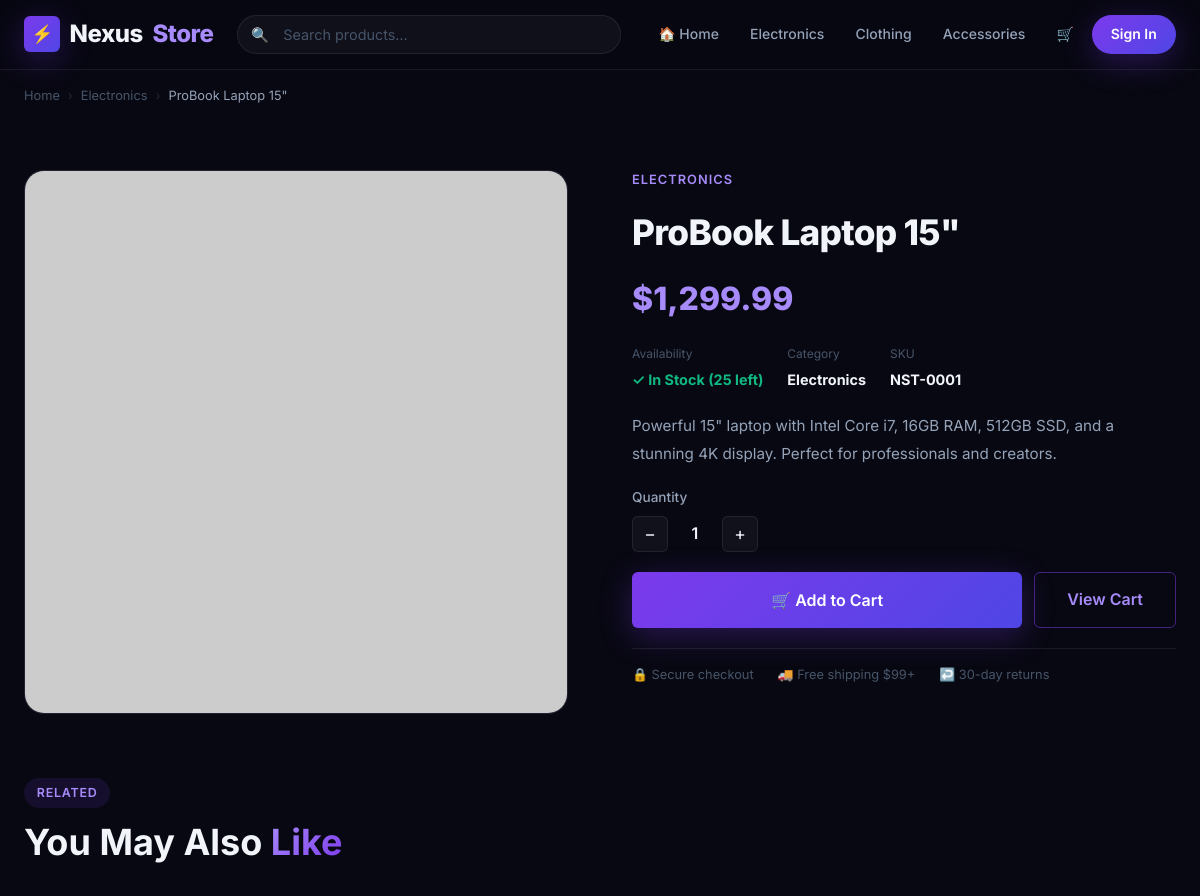
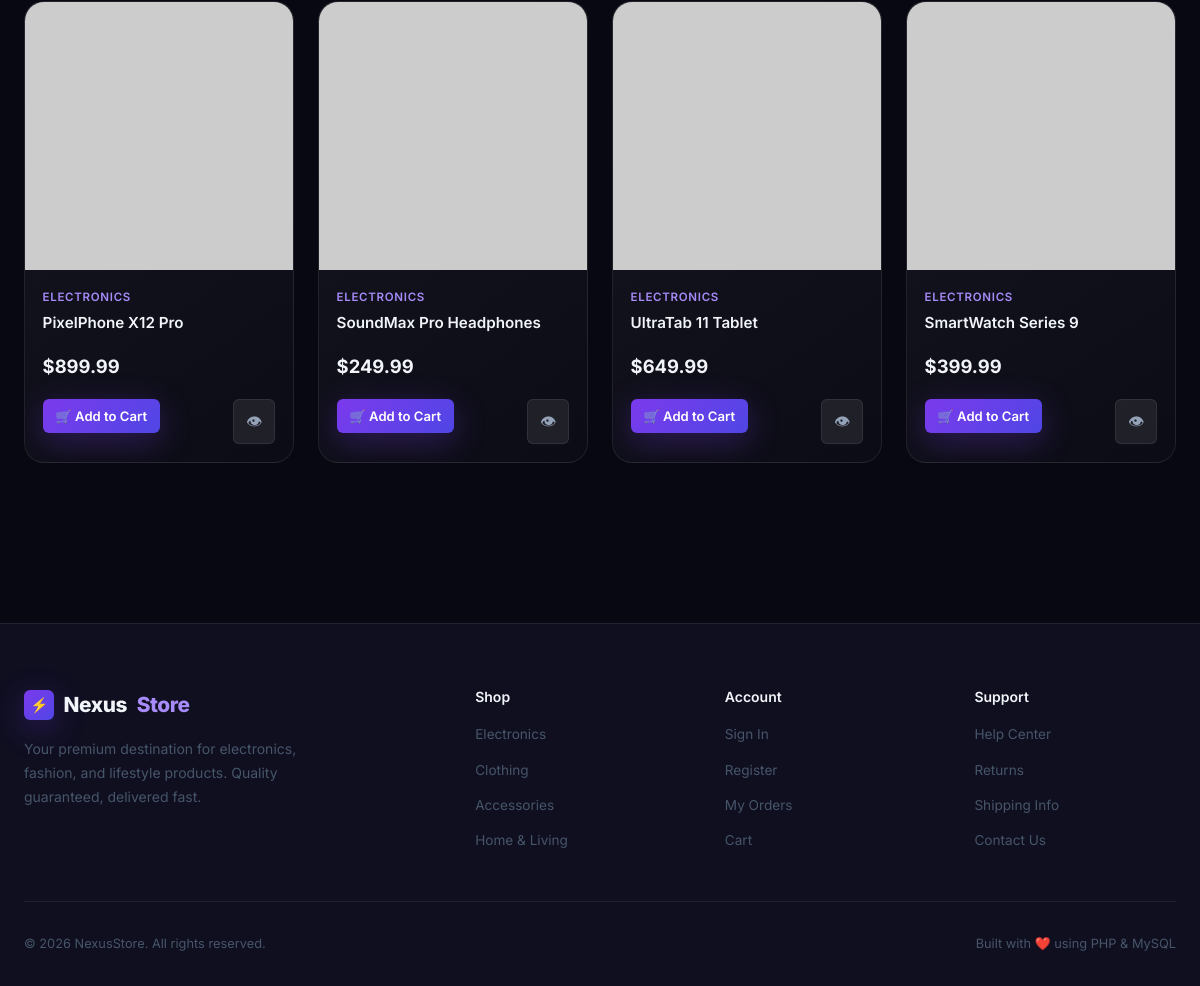
Screenshot of /product.php?id=1 with the database file from the repository (2 pictures, top to bottom).
### tables this page shows
CREATE TABLE IF NOT EXISTS products (
    id INT AUTO_INCREMENT PRIMARY KEY,
    category_id INT,
    name VARCHAR(200) NOT NULL,
    slug VARCHAR(200) NOT NULL UNIQUE,
    description TEXT,
    price DECIMAL(10,2) NOT NULL DEFAULT 0.00,
    stock INT NOT NULL DEFAULT 0,
    image VARCHAR(500) DEFAULT NULL,
    featured TINYINT(1) NOT NULL DEFAULT 0,
    created_at TIMESTAMP DEFAULT CURRENT_TIMESTAMP,
    FOREIGN KEY (category_id) REFERENCES categories(id) ON DELETE SET NULL
);

CREATE TABLE IF NOT EXISTS categories (
    id INT AUTO_INCREMENT PRIMARY KEY,
    name VARCHAR(100) NOT NULL,
    slug VARCHAR(100) NOT NULL UNIQUE
);

### includes/functions.php (called while the page is built, shortened)
<?php
function formatPrice(float $price): string {
    return '$' . number_format($price, 2);
}
function sanitize(string $str): string {
    return htmlspecialchars(strip_tags(trim($str)), ENT_QUOTES, 'UTF-8');
}
function getProductImageUrl(?string $image): string {
    if (str_starts_with($image, 'http://') || str_starts_with($image, 'https://')) {
        return $image;
    }
    return '/ecommerce/uploads/products/' . ltrim($image, '/');
}

### product.php (the view, shortened to what this page needs)
<?php
require_once __DIR__ . '/includes/db.php';
require_once __DIR__ . '/includes/functions.php';
$id = isset($_GET['id']) ? (int)$_GET['id'] : 0;
$stmt = $pdo->prepare("SELECT p.*, c.name AS cat_name, c.slug AS cat_slug
                        FROM products p
                        LEFT JOIN categories c ON p.category_id = c.id
                        WHERE p.id = :id LIMIT 1");
$stmt->execute([':id' => $id]);
$product = $stmt->fetch();
$related = $pdo->prepare("SELECT p.*, c.name AS cat_name FROM products p LEFT JOIN categories c ON p.category_id = c.id WHERE p.category_id = :cat AND p.id != :id LIMIT 4");
$related->execute([':cat' => $product['category_id'], ':id' => $id]);
$relatedProducts = $related->fetchAll();
require_once __DIR__ . '/includes/header.php';
?>
<div class="container">
  <nav class="breadcrumb" aria-label="Breadcrumb">
    <a href="/ecommerce/index.php">Home</a>
    <span class="sep">›</span>
    <a href="/ecommerce/index.php?cat=<?= urlencode($product['cat_slug'] ?? '') ?>"><?= sanitize($product['cat_name'] ?? 'Products') ?></a>
    <span class="sep">›</span>
    <span class="current"><?= sanitize($product['name']) ?></span>
  </nav>
</div>
<div class="product-detail">
  <div class="container">
    <div class="detail-grid">
      <div class="detail-img-main fade-in">
        <img src="<?= sanitize(getProductImageUrl($product['image'])) ?>"
             alt="<?= sanitize($product['name']) ?>">
      </div>
      <div class="detail-info fade-in-1">
        <div class="detail-cat"><?= sanitize($product['cat_name'] ?? 'General') ?></div>
        <h1 class="detail-name"><?= sanitize($product['name']) ?></h1>
        <div class="detail-price"><?= formatPrice($product['price']) ?></div>
        <div class="detail-meta">
          <div class="detail-meta-item">
            <span>Availability</span>
            <?php if ($product['stock'] > 0): ?>
              <strong style="color:var(--success);">✓ In Stock (<?= $product['stock'] ?> left)</strong>
            <?php else: ?>
              <strong style="color:var(--danger);">✗ Out of Stock</strong>
            <?php endif; ?>
          </div>
          <div class="detail-meta-item">
            <span>Category</span>
            <strong><?= sanitize($product['cat_name'] ?? 'General') ?></strong>
          </div>
          <div class="detail-meta-item">
            <span>SKU</span>
            <strong>NST-<?= str_pad($product['id'], 4, '0', STR_PAD_LEFT) ?></strong>
          </div>
        </div>
        <p class="detail-desc"><?= nl2br(sanitize($product['description'])) ?></p>
        <?php if ($product['stock'] > 0): ?>
          <form action="/ecommerce/cart_action.php" method="POST" id="addToCartForm">
            <div style="margin-bottom:1.25rem;">
              <label class="form-label">Quantity</label>
              <div class="detail-qty">
                <button type="button" class="qty-btn" id="qtyMinus" aria-label="Decrease quantity">−</button>
                <span class="qty-display" id="qtyDisplay">1</span>
                <button type="button" class="qty-btn" id="qtyPlus" aria-label="Increase quantity">+</button>
              </div>
            </div>
            <div style="display:flex;gap:0.75rem;flex-wrap:wrap;">
              <button type="submit" class="btn btn-primary btn-lg" id="detailAddCart" style="flex:1;">
                🛒 Add to Cart
              </button>
              <a href="/ecommerce/cart.php" class="btn btn-outline btn-lg">View Cart</a>
            </div>
          </form>
        <?php else: ?>
          <div class="flash flash-error">This product is currently out of stock.</div>
        <?php endif; ?>
        <div style="display:flex;gap:1.5rem;flex-wrap:wrap;padding-top:1rem;border-top:1px solid var(--border);">
          <span style="font-size:0.8rem;color:var(--text-muted);">🔒 Secure checkout</span>
          <span style="font-size:0.8rem;color:var(--text-muted);">🚚 Free shipping $99+</span>
          <span style="font-size:0.8rem;color:var(--text-muted);">↩️ 30-day returns</span>
        </div>
      </div>
    </div>
    <?php if (!empty($relatedProducts)): ?>
      <div class="section" style="padding-top:4rem;">
        <div class="section-header" style="text-align:left;margin-bottom:2rem;">
          <div class="section-tag">Related</div>
          <h2>You May Also <span class="gradient-text">Like</span></h2>
        </div>
        <div class="products-grid" style="grid-template-columns:repeat(auto-fill,minmax(240px,1fr));">
          <?php foreach ($relatedProducts as $rp): ?>
            <article class="product-card">
              <a href="/ecommerce/product.php?id=<?= $rp['id'] ?>" class="product-img-wrap">
                <img src="<?= sanitize(getProductImageUrl($rp['image'])) ?>" alt="<?= sanitize($rp['name']) ?>" loading="lazy">
              </a>
              <div class="product-info">
                <div class="product-cat"><?= sanitize($rp['cat_name'] ?? '') ?></div>
                <div class="product-name"><?= sanitize($rp['name']) ?></div>
                <div class="product-price-row">
                  <div class="product-price"><?= formatPrice($rp['price']) ?></div>
                </div>
              </div>
              <div class="product-actions">
                <form action="/ecommerce/cart_action.php" method="POST">
                  <button type="submit" class="btn btn-primary btn-sm">🛒 Add to Cart</button>
                </form>
                <a href="/ecommerce/product.php?id=<?= $rp['id'] ?>" class="btn-view" aria-label="View">👁</a>
              </div>
            </article>
          <?php endforeach; ?>
        </div>
      </div>
    <?php endif; ?>
  </div>
</div>
<?php require_once __DIR__ . '/includes/footer.php'; ?>

### rows the page displays
products: category.name "Electronics", name "ProBook Laptop 15\"", category.name "ELECTRONICS", price "$1,299.99", stock "25", id "0001", description "Powerful 15\" laptop with Intel Core i7, 16GB RAM, 512GB SSD, and a stunning 4K display. Perfect for professionals and creators."
products: category.name "ELECTRONICS", name "PixelPhone X12 Pro", price "$899.99"
products: category.name "ELECTRONICS", name "SoundMax Pro Headphones", price "$249.99"
products: category.name "ELECTRONICS", name "UltraTab 11 Tablet", price "$649.99"
products: category.name "ELECTRONICS", name "SmartWatch Series 9", price "$399.99"
